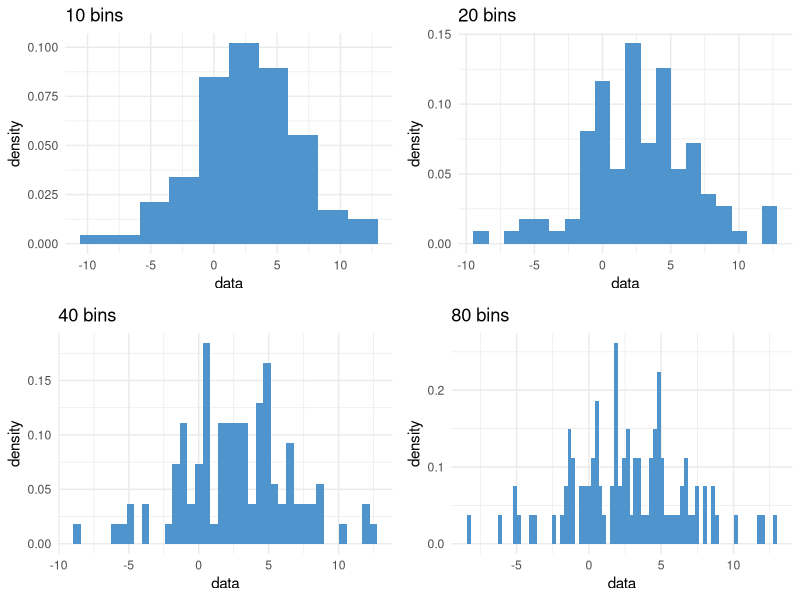
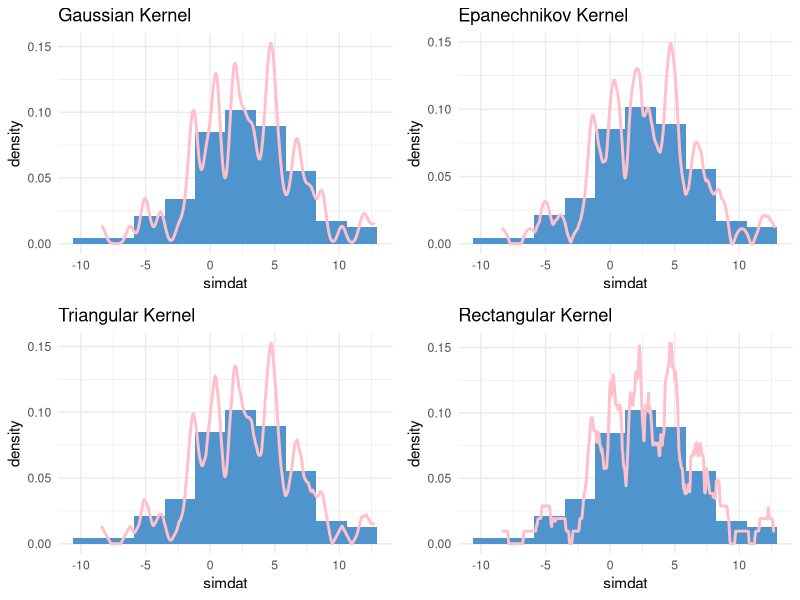

Generate these figures, in order, with R:
## ---- chunk 1
knitr::opts_chunk$set(echo = TRUE)
library(gridExtra)
library(ggplot2)
## ---- chunk 2
set.seed(455)
simdat <- rnorm(n = 100, mean = 2, sd = 4)
# fn borrowed from Son Phan
hist_bins <- function(data, bins) {
  ggplot(mapping = aes(x = data, y=..density..)) +
  geom_histogram(bins = bins, fill = "steelblue3") + 
  ggtitle(sprintf(fmt = "%i bins", bins)) + theme_minimal()
}

grid.arrange(hist_bins(simdat, 10), 
             hist_bins(simdat, 20), 
             hist_bins(simdat, 40), 
             hist_bins(simdat, 80), nrow=2)
## ---- chunk 3
gaus <- ggplot(mapping = aes(x = simdat, y=..density..)) +
  geom_histogram(bins = 10, fill = "steelblue3") + theme_minimal() +
  geom_density(kernel = "gaussian", bw = 0.3, color = "pink", size = 1) +
  ggtitle("Gaussian Kernel")

e <- ggplot(mapping = aes(x = simdat, y=..density..)) +
  geom_histogram(bins = 10, fill = "steelblue3") + theme_minimal() +
  geom_density(kernel = "epanechnikov", bw = 0.3, color = "pink", size = 1) +
  ggtitle("Epanechnikov Kernel")

tri <- ggplot(mapping = aes(x = simdat, y=..density..)) +
  geom_histogram(bins = 10, fill = "steelblue3") + theme_minimal() +
  geom_density(kernel = "triangular", bw = 0.3, color = "pink", size = 1) +
  ggtitle("Triangular Kernel")

rect <- ggplot(mapping = aes(x = simdat, y=..density..)) +
  geom_histogram(bins = 10, fill = "steelblue3") + theme_minimal() +
  geom_density(kernel = "rectangular", bw = 0.3, color = "pink", size = 1) +
  ggtitle("Rectangular Kernel")

grid.arrange(gaus, e, tri, rect, nrow=2)
